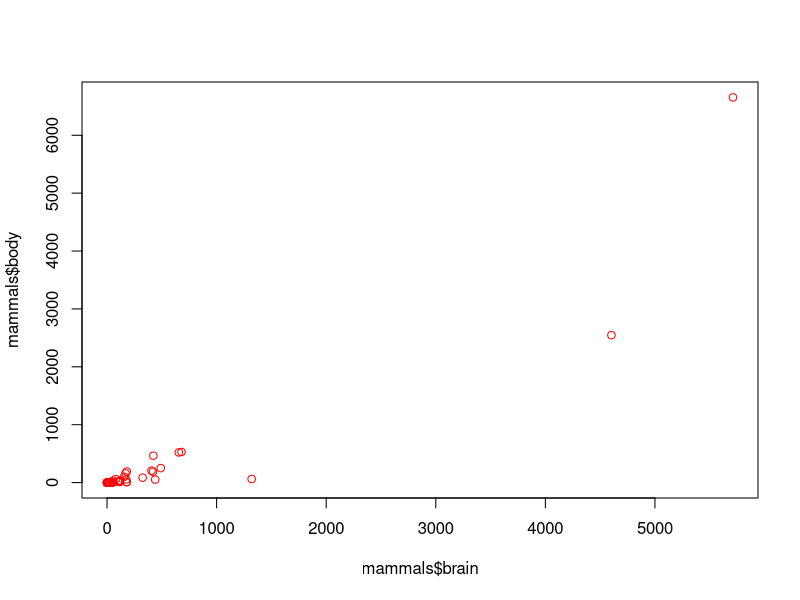
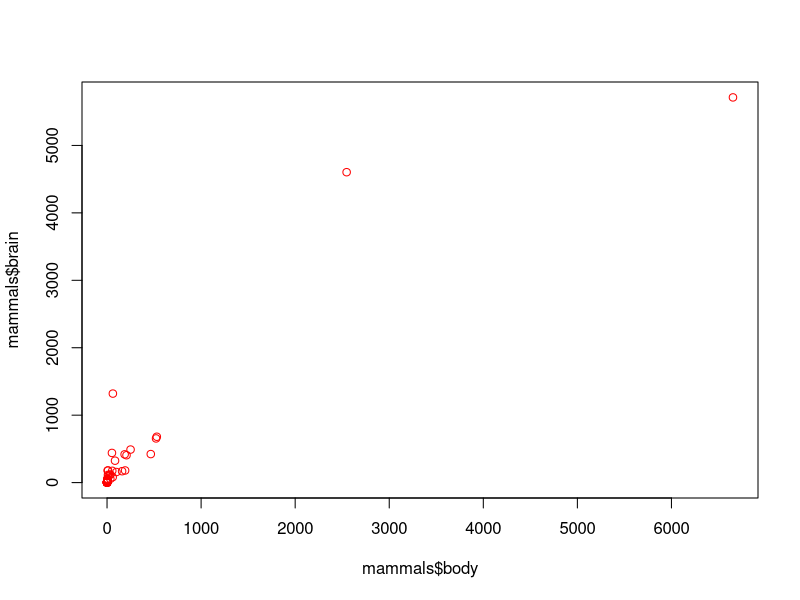
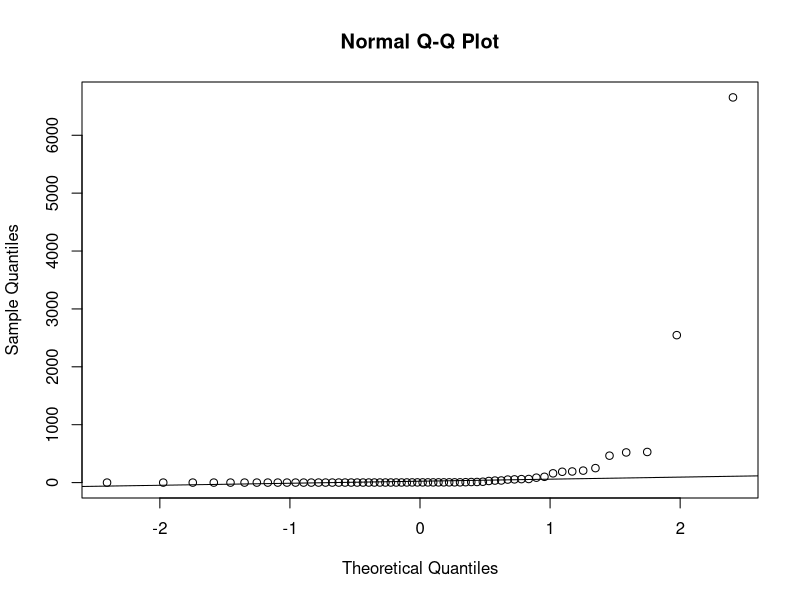
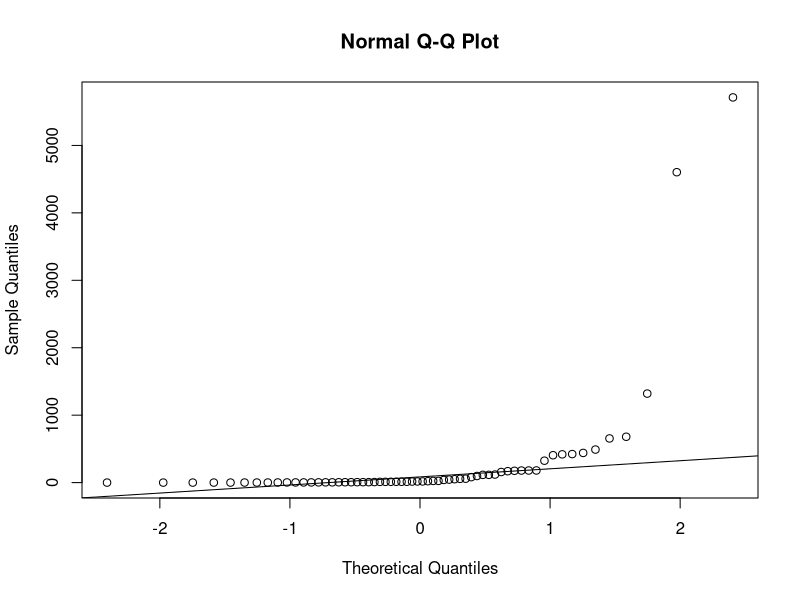

Here is the R script that generated these plots, in order:
rm(list = ls())

library(MASS)

data("mammals")

dim(mammals)

names(mammals)

plot(mammals$body~mammals$brain, col = "red")
plot(mammals$body, mammals$brain, col = "red")

shapiro.test(mammals$body)
shapiro.test(mammals$brain)

qqnorm(mammals$body)
qqline(mammals$body)

qqnorm(mammals$brain)
qqline(mammals$brain)

var.test(mammals$body, mammals$brain)

cor(mammals$body, mammals$brain, method = "spearman")

cor.test(mammals$body, mammals$brain, method = "spearman")
